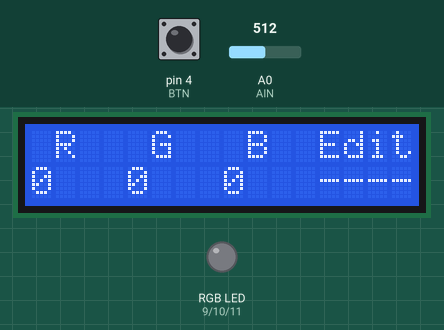
This sketch was run on a simulated Arduino Nano, built with avr-gcc and run on an emulated ATmega328P. Shown: 16×2 character LCD, an RGB LED mixed from three pins (HIGH = lit). Dashed ring = blinking. Inputs (shaded band) come from the test bench; at power-on: pin 4 (BTN) HIGH, A0 (AIN) = 512. Dim RGB values are drawn brighter than linear.

Above: at 0.1 s.
1.3 s: pin 4 (BTN) pulled LOW for 3.2 s
At 3.8 s:
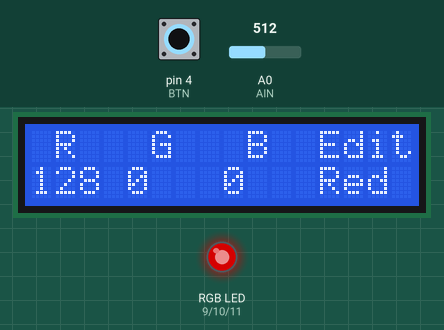
6.0 s: pin 4 (BTN) pulled LOW for 3.2 s
At 8.4 s:
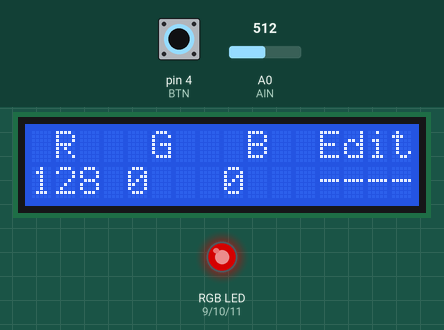
12.2 s: pin 4 (BTN) pulled LOW for 0.15 s
At 13.55 s:
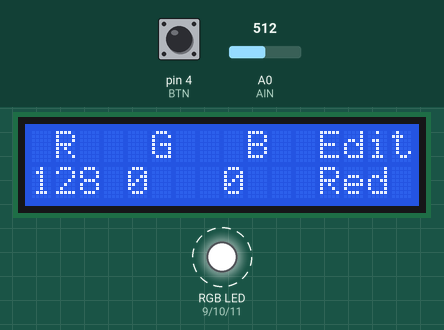
15.3 s: pin 4 (BTN) pulled LOW for 1 s
At 17.45 s:
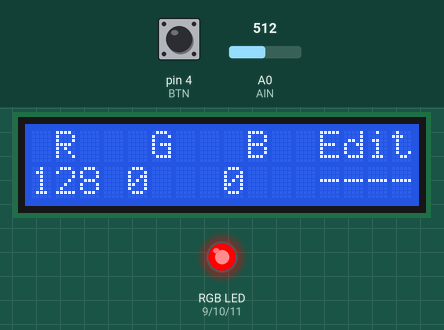
19.3 s: pin 4 (BTN) pulsed LOW 2 times (0.12 s each, 0.3 s apart)
At 22.0 s:
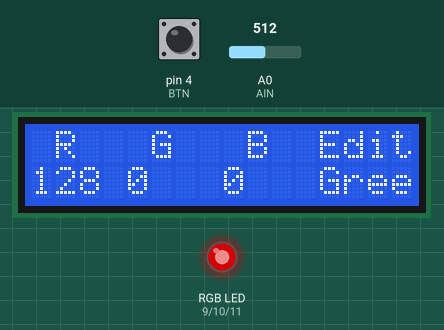
22.7 s: pin 4 (BTN) pulled LOW for 3.2 s
At 27.3 s:
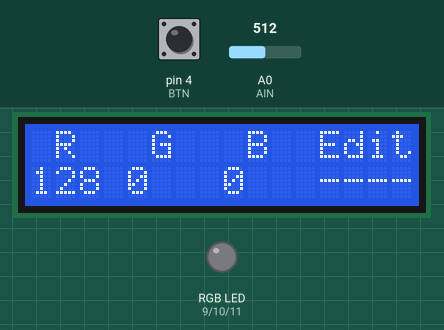
Timing chart, 0 to 29.6 s (numbered marks = the images above; inputs shaded):
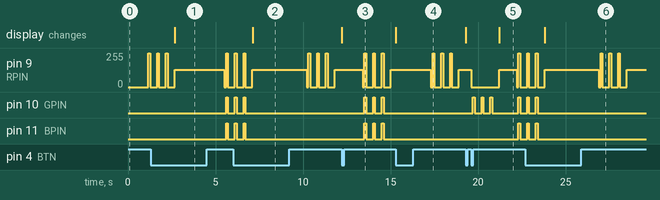

The sketch:

rgb.ino
```cpp
// (licence header left out)
/**
 * Programma per Arduino Nano ATmega328.
 * Controlla il colore di un led RGB tramite un trimmer e un bottone.
 *
 * Premendo a lungo il bottone (almeno LHOLDTIME mSec) si entra in 'edit-mode'
 * ed, a questo punto, per ogni colore si può regolare l'intensità tramite il
 * trimmer. Una volta che un colore è stato regolato, si passa al successivo
 * premendo il tasto per almeno SHOLDTIME mSec. La selezione dei colori è
 * circolare. Per uscire dalla 'edit-mode' è necessario premere a lungo il
 * bottone.
 *
 * L'ingresso nella edit-mode è segnalato attraverso un lampeggiamento del
 * colore che è al momento regolabile. Ogni volta che si seleziona un altro
 * colore, questo lampeggia per alcune volte.
 *
 * L'uscita dalla 'edit-mode' è segnalata dal lampeggiamento simultaneo di
 * tutti i colori.
 *
 * @file rgb.ino
 * @author Mirco Bertelli
 * @date lun 27 ott 2014, 18.52.20, CET
 */
#include <LiquidCrystal.h>

#define S0 -1 /**< stato iniziale */
#define R 0   /**< stato in cui si può regolare il ROSSO */
#define G 1   /**< stato in cui si può regolare il VERDE */
#define B 2   /**< stato in cui si può regolare il BLU   */

#define RPIN 9   /**< pin del colore ROSSO */
#define GPIN 10  /**< pin del colore VERDE */
#define BPIN 11  /**< pin del colore BLU */
#define BTN 4    /**< pin del bottone */
#define AIN 0    /**< pin dell'ingresso analogico usato */
#define NCOLOR 3 /**< numero dei colori */

#define MILS 10        /**< millisecondi di attesa tra le letture del bottone */
#define LHOLDTIME 1000 /**< attesa per entrare in edit-mode */
#define SHOLDTIME 20   /**< attesa per selezionare il colore da modificare */

#define LCD_RS_PIN 2 /**< il digital pin dove è collegato il pin RS del display */
#define LCD_E_PIN  3 /**< il digital pin dove è collegato il pin E del display */
#define LCD_D4_PIN 5 /**< il digital pin dove è collegato il pin D4 del display */
#define LCD_D5_PIN 6 /**< il digital pin dove è collegato il pin D5 del display */
#define LCD_D6_PIN 7 /**< il digital pin dove è collegato il pin D6 del display */
#define LCD_D7_PIN 8 /**< il digital pin dove è collegato il pin D7 del display */

int stato;         /**< lo stato corrente del sistema */
int value[NCOLOR]; /**< valori di luminosità dei vari colori */
int pin[NCOLOR];   /**< vettore dei pin dei colori */
int holdTime;      /**< durata bottone premuto */
int lcdValueColumn[NCOLOR]; /**< gli indici delle colonne del display dove scrivere i valori r,g,b */

// creo un istanza del display specificando i suo collegamento ad Arduino
LiquidCrystal lcd(LCD_RS_PIN, LCD_E_PIN, LCD_D4_PIN, LCD_D5_PIN, LCD_D6_PIN, LCD_D7_PIN);

void setup()
{
	// inizializzo il display specificando il numero di colonne e righe
	lcd.begin(16, 2);

	// configuro i pin dei colori
	pinMode(RPIN, OUTPUT);
	pinMode(GPIN, OUTPUT);
	pinMode(BPIN, OUTPUT);

	// configuro pin del bottone
	pinMode(BTN, INPUT);

	// imposto lo stato iniziale
	stato = S0;

	// inizializzo i valori di luminosità
	for(int i=0; i<NCOLOR; i++){
	    value[i] = 0;
	}

	// mappo i pin dei colori sul vettore
	pin[R] = RPIN;
	pin[G] = GPIN;
	pin[B] = BPIN;

	// il tasto non è stato ancora mai premuto...
	holdTime = 0;

	// imposto la luminosità dei vari colori
	// al momento tutto a 0
	for(int i=0; i<NCOLOR; i++){
		analogWrite(pin[i], value[i]);
	}

	lcd.setCursor(0, 0);
	lcd.print(" R   G   B  Edit");
	lcd.setCursor(0, 1);
	lcd.print("0   0   0   ----");

	// le colonne del display dove scrivere i valore per r, g & b
	lcdValueColumn[R] = 0;
	lcdValueColumn[G] = 4;
	lcdValueColumn[B] = 8;
}

void loop()
{
	switch (stato) {
	    case S0:{
	    	manageColorState(S0, R);
	    }break;
	    case R:{
	    	manageColorState(R, G);
	    }break;
	    case G:{
	    	manageColorState(G, B);
	    }break;
	    case B:{
	    	manageColorState(B, R);
	    }break;
	}
}

/**
 * Causa lo spostamento del sistema dallo stato corrente a quello
 * specificato. Stampa il nuovo stato sul display.
 *
 * @param state stato di destinazione.
 */
void switchTo(int state)
{
	stato = state;

	// scrivo sul display il colore che si stà modificando
	lcd.setCursor(12,1);
	if (state == S0)
		lcd.print("----");
	else if (state == R)
		lcd.print("Red  ");
	else if (state == G)
		lcd.print("Green");
	else
		lcd.print("Blu  ");
}

/**
 * Legge il valore analogico dal pin di input e aggiorna la luminosità
 * del colore specificato. Mostra il valore anche sul display.
 *
 * @param colorPin pin sul quale è collegato il colore
 */
void editColor(int colorPin)
{
	// elimino il vecchio valore stampato sul display
	lcd.setCursor(lcdValueColumn[colorPin], 1);
	lcd.print("   ");
	lcd.setCursor(lcdValueColumn[colorPin], 1);

	value[colorPin] = (analogRead(AIN) >> 2);
	// stampo il nuovo valore
	lcd.print(value[colorPin], DEC);
	analogWrite(pin[colorPin], value[colorPin]);
	delay(100);
}

/**
 * Fa lampeggiare un solo colore.
 * Spegne tutti i colori, fa lampeggiare il colore specificato, ripristina tutti
 * i colori.
 *
 * @param p numero del pin sul quale è collegato il colore da far lampeggiare.
 * @param nBlink numero di lampi.
 */
void blink(int p, int nBlink)
{
	for(int i=0; i<NCOLOR; i++){
	    digitalWrite(pin[i], LOW);
	}
	delay(100);
	for(int i=0; i<nBlink; i++){
	    digitalWrite(p, HIGH);
	    delay(100);
	    digitalWrite(p, LOW);
	    delay(400);
	}
	for(int i=0; i<NCOLOR; i++){
	    analogWrite(pin[i], value[i]);
	}
}

/**
 * Lampeggiamento simultaneo di tutti i colori
 *
 * @param nBlink numero di lampeggiamenti da eseguire
 */
void blinkAll(int nBlink)
{
	for(int i=0; i<NCOLOR; i++){
	    digitalWrite(pin[i], LOW);
	}
	delay(100);

	for(int j=0; j<nBlink; j++){
		for(int i=0; i<NCOLOR; i++){
		    digitalWrite(pin[i], HIGH);
		}
		delay(100);

		for(int i=0; i<NCOLOR; i++){
		    digitalWrite(pin[i], LOW);
		}
		delay(400);
	}

	for(int i=0; i<NCOLOR; i++){
	    analogWrite(pin[i], value[i]);
	}
}

/**
 * Gestisce le operazioni da svolgere a seconda dello stato in cui si trova il
 * sistema.
 *
 * @param currentColorState stato corrente del sistema
 * @param nextColorState stato successivo nel quale migrare
 */
void manageColorState(int currentColorState, int nextColorState)
{
	if(digitalRead(BTN) == LOW){
	    if(holdTime == 0){
	    	if (currentColorState != S0)
		        editColor(currentColorState);
	    }else{
	    	if(holdTime >= LHOLDTIME){
	    		if (currentColorState != S0)
		    	    switchTo(S0);
		    	else
		    		switchTo(nextColorState);
	    	}else if(holdTime >= SHOLDTIME){
	    		if (currentColorState != S0){
		    		blink(pin[nextColorState], 3);
		    		switchTo(nextColorState);
		    	}
	    	}
	    	holdTime = 0;
	    }
	}else{
		if(holdTime == LHOLDTIME){
			if (currentColorState != S0)
				blinkAll(3);
			else
				blink(pin[nextColorState], 3);
	    }
		holdTime += MILS;
		delay(MILS);
	}
}
```

Measured:
- after the input at 1.3 s, pin 10 (GPIN), pin 11 (BPIN): LOW → HIGH after 4.3 s, → LOW 0.10 s later; the display: first changes after 1.4 s (image 1 shows a later state)
- after the input at 6.0 s, the display: changes after 1.1 s (image 2)
- after the input at 12.2 s, pin 9 (RPIN): 128/255 → 0/255 after 1.2 s, then repeats every 0.50 s: 255/255 0.10 s, 0/255 0.40 s; pin 10 (GPIN), pin 11 (BPIN): alternates HIGH for 0.10 s and LOW for 0.40 s, starting after 1.3 s; the display: changes at once (image 3)
- after the input at 15.3 s, pin 9 (RPIN): 128/255 → 0/255 after 2.0 s, then repeats every 0.50 s: 255/255 0.10 s, 0/255 0.40 s; the display: changes at once (image 4)
- after the input at 19.3 s, pin 9 (RPIN): 128/255 → 0/255 after 0.31 s, → 128/255 1.6 s later, → 0/255 1.0 s later, → 255/255 0.10 s later, … (5 changes in this stretch); pin 10 (GPIN): LOW → HIGH after 0.41 s, → LOW 0.10 s later, → HIGH 0.40 s later, → LOW 0.10 s later, … (8 changes in this stretch)
- after the input at 22.7 s, the display: changes after 1.1 s (image 6)
